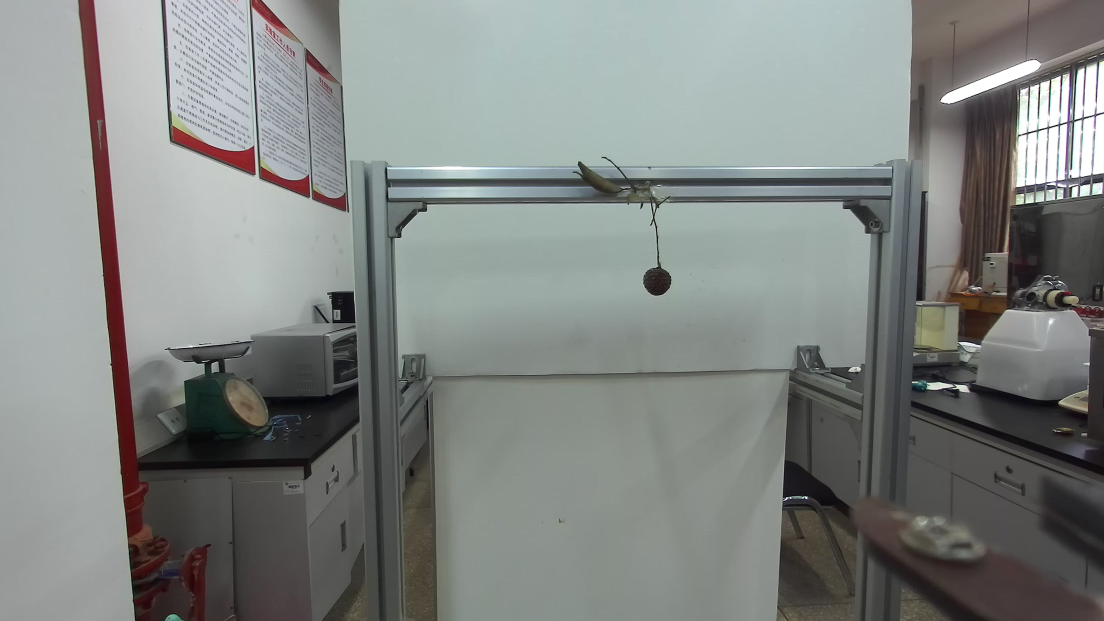
#> input picture models/yolo/1_0.png, 2208 x 1242 px (shown at 1/2 size)
$ python SIFT2.py
#> lines starting #> are read from the running program, lines starting #| are printed output that depends on the picture; after the words box and inside, x2 and y2 are one past the last pixel; in counts of white or black regions, pixels touching at a corner belong together
import cv2
import numpy as np


class KalmanFilter:
    kf = cv2.KalmanFilter(4, 2)
    kf.measurementMatrix = np.array([[1, 0, 0, 0], [0, 1, 0, 0]], np.float32)
    kf.transitionMatrix = np.array([[1, 0, 1, 0], [0, 1, 0, 1], [0, 0, 1, 0], [0, 0, 0, 1]], np.float32)

    def predict(self, coordX, coordY):
        '''This function estimates the position of the object'''
        measured = np.array([[np.float32(coordX)], [np.float32(coordY)]])
        self.kf.correct(measured)
        predicted = self.kf.predict()
        x, y = int(predicted[0]), int(predicted[1])
        return x, y

"""用一个实例代码讲述一下什么是卡尔曼滤波器其本质其实就是用来预测之后物体的运动位置"""

# 初始化 Kalman 滤波器
kf = KalmanFilter()

img = cv2.imread("1_0.png")
#> img is the input picture: shape (1242, 2208, 3); mean B, G, R 130.6, 133.2, 129.2
img = cv2.resize(img, (1280, 720))
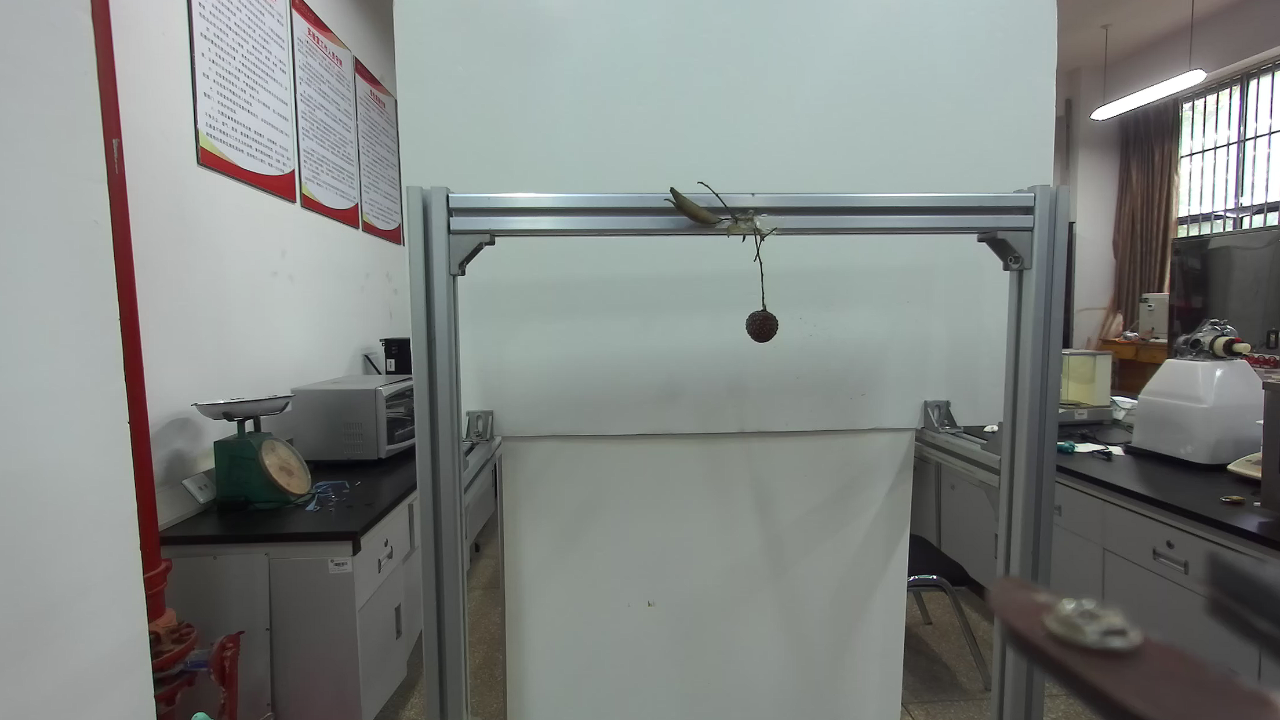
#> img: shape (720, 1280, 3); mean B, G, R 130.6, 133.1, 129.1

ball_positions = [(4, 300), (61, 256), (116, 214), (170, 180), (225, 148), (279, 120), (332, 97),
         (383, 80), (434, 66), (484, 55), (535, 49), (586, 49), (634, 50),
         (683, 58), (731, 69), (778, 82), (824, 101), (870, 124), (917, 148),
         (962, 169), (1006, 212), (1051, 249), (1093, 290)]

for pt in ball_positions:  # 先用之前规定好的点预测出第一个预测点
    cv2.circle(img, pt, 5, (0, 0, 255), -1)

    predicted = kf.predict(pt[0], pt[1])
    cv2.circle(img, predicted, 5, (255, 255, 255), 4)
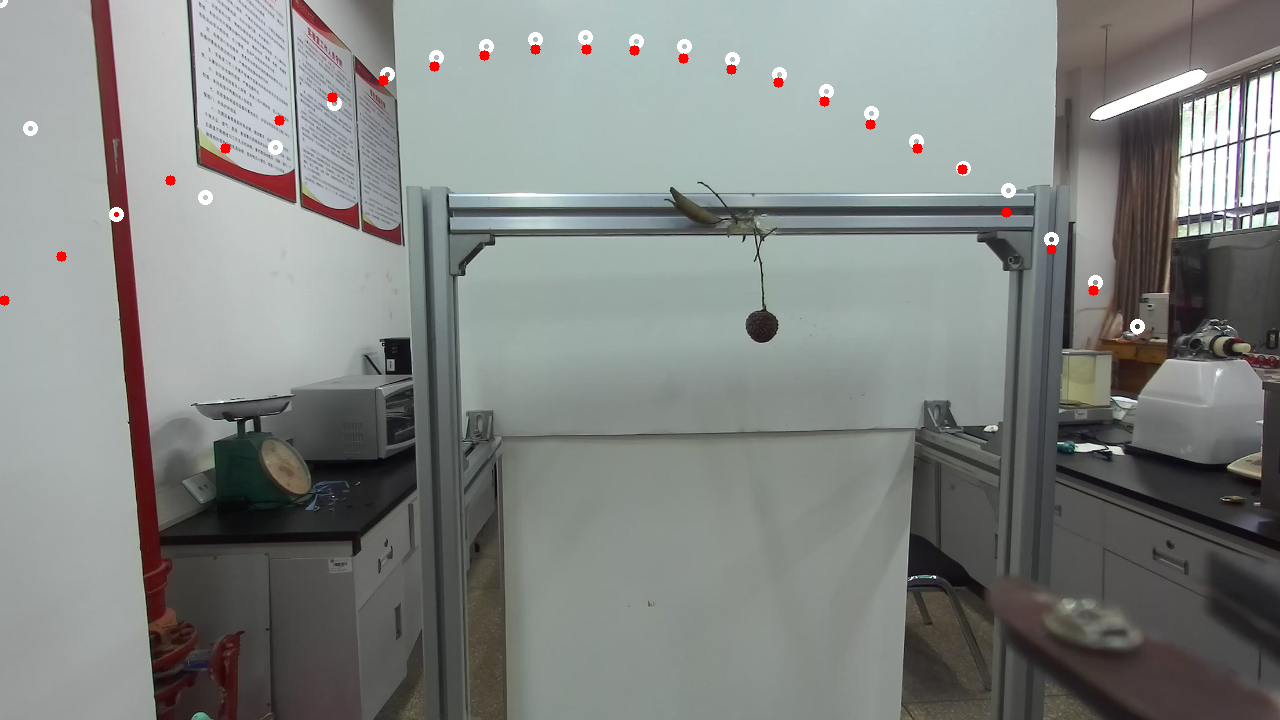
#> img: shape (720, 1280, 3); 0.53% of pixels changed, all inside (x1, y1, x2, y2) = (0, 0, 1145, 334)

for i in range(10):  # 用预测出的第一个预测点作为新预测点的评估对象，得出第二个预测点，之后再将第二个预测点作为第三个预测点的评估对象，得到第三个预测点，反反复复得到十个预测点
    predicted = kf.predict(predicted[0], predicted[1])
    cv2.circle(img, predicted, 5, (0, 0, 0), 4)
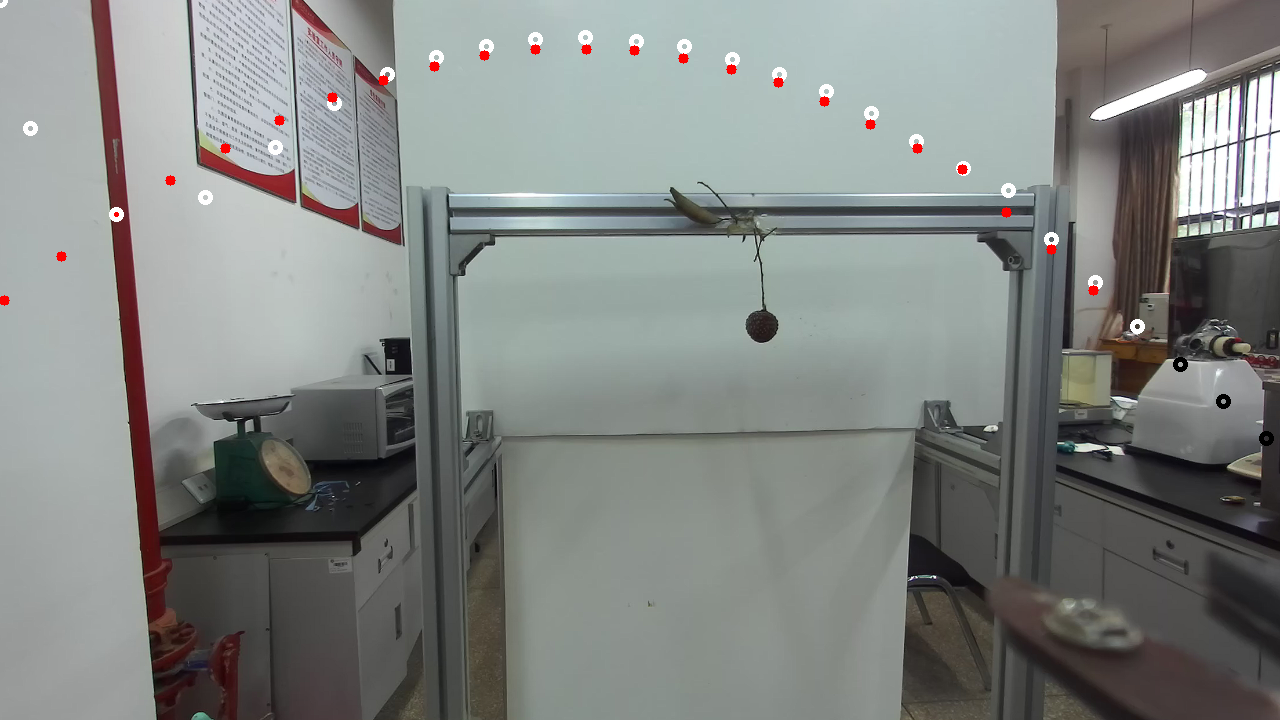
#> img: shape (720, 1280, 3); 0.05% of pixels changed, all inside (x1, y1, x2, y2) = (1173, 357, 1274, 446)

cv2.imshow("Img", img)
cv2.waitKey(0)
